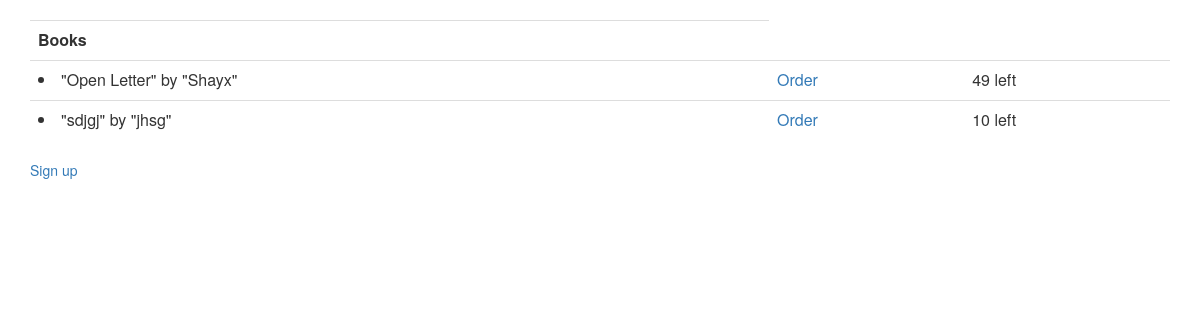
Before: /frontend/ with the older database file.
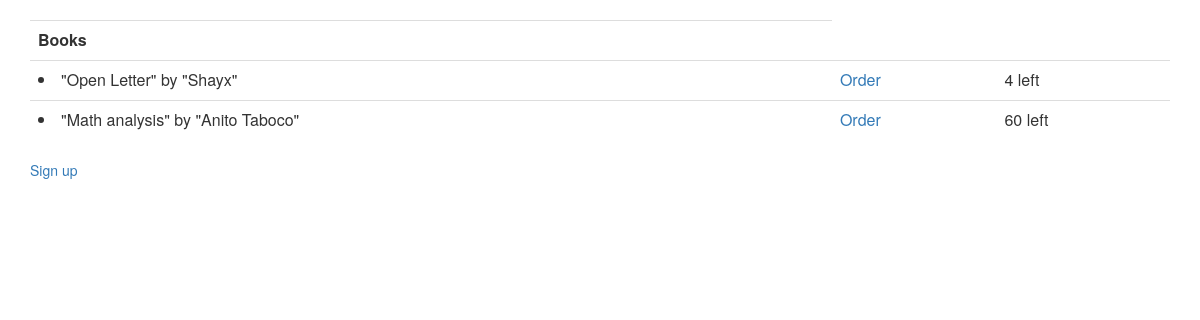
After: the same page with the newer database file.
### backend/models.py (models this page shows, shortened)
class Book_model(models.Model):
    title = models.CharField(
        max_length=64,
        unique=True,
        validators=[
            MinLengthValidator(3)
        ])
    author = models.CharField(max_length=64)
    price = models.PositiveIntegerField()
    genre = models.CharField(max_length=64, choices=genre_options)
    created_at = models.DateTimeField(auto_now_add=True)
    updated_at = models.DateTimeField(auto_now=True)
    def get_quantity(self):
        quantity = len(Book.objects.filter(model=self))
        return quantity
    def get_available_quantity(self):
        books=Book.objects.filter(model=self)
        available_quantity = len(books.filter(is_taken=False))
        return available_quantity
    def __str__(self):
        return '"'+self.title+'" by "'+self.author+'"'

### frontend/views.py (the view)
# urls.py: path("", book_list, name="book_list"),
def book_list(request):
    model = Book
    ctx={
        'book_model_list': Book.objects.all()
    }
    template_name = "frontend/book_list.html"
    return render(request, template_name, ctx)

### frontend/templates/frontend/book_list.html (shortened to what this page needs)
{%extends "base_bootsrap.html" %}
{% block content%}
        {% if book_model_list %}
        <table class="table"><th>Books</th>
        <ul>
             {% for book_model in book_model_list%}
             {% if book_model.get_quantity %}
             <p class="row">
           <tr>
                 <td><li>{{book_model}} </td>
                 <td><a href="{% url 'frontend:login' book_model.id%}">Order</a></td>  </li>
                 <td>{{book_model.get_available_quantity}} left</td>
            </tr>
            </p>
             {%endif%}
             {%endfor%}
        </ul>
       </table>
        {%else%}
        <h3> No books available at the moment</h3>
        {%endif%}
        <a href="{%url 'frontend:signup' %}">
          Sign up</a>
 {%endblock%}

Changed rows visible on the page:
removed Book_model: title+author "\"sdjgj\" by \"jhsg\"", get_available_quantity "10"
changed Book_model "\"Open Letter\" by \"Shayx\"": get_available_quantity "49" → "4"
added Book_model: title+author "\"Math analysis\" by \"Anito Taboco\"", get_available_quantity "60"
